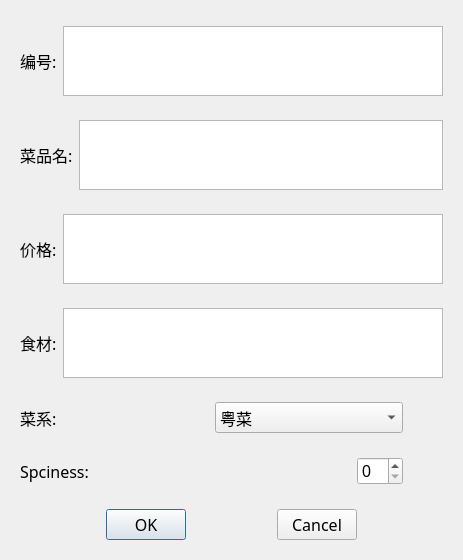
<?xml version="1.0" encoding="UTF-8"?>
<ui version="4.0">
 <class>Modifymenu</class>
 <widget class="QDialog" name="Modifymenu">
  <property name="geometry">
   <rect>
    <x>0</x>
    <y>0</y>
    <width>463</width>
    <height>526</height>
   </rect>
  </property>
  <property name="windowTitle">
   <string>Dialog</string>
  </property>
  <layout class="QVBoxLayout" name="verticalLayout">
   <item>
    <widget class="QWidget" name="widget" native="true"/>
   </item>
   <item>
    <widget class="QWidget" name="widget_2" native="true">
     <layout class="QHBoxLayout" name="horizontalLayout">
      <item>
       <widget class="QLabel" name="label_2">
        <property name="font">
         <font>
          <family>微软雅黑</family>
          <pointsize>12</pointsize>
         </font>
        </property>
        <property name="text">
         <string>编号:</string>
        </property>
       </widget>
      </item>
      <item>
       <widget class="QPlainTextEdit" name="plainTextEdit_2"/>
      </item>
     </layout>
    </widget>
   </item>
   <item>
    <widget class="QWidget" name="widget_3" native="true">
     <layout class="QHBoxLayout" name="horizontalLayout_2">
      <item>
       <widget class="QLabel" name="label_3">
        <property name="font">
         <font>
          <family>微软雅黑</family>
          <pointsize>12</pointsize>
         </font>
        </property>
        <property name="text">
         <string>菜品名:</string>
        </property>
       </widget>
      </item>
      <item>
       <widget class="QPlainTextEdit" name="plainTextEdit"/>
      </item>
     </layout>
    </widget>
   </item>
   <item>
    <widget class="QWidget" name="widget_4" native="true">
     <layout class="QHBoxLayout" name="horizontalLayout_3">
      <item>
       <widget class="QLabel" name="label_4">
        <property name="font">
         <font>
          <family>微软雅黑</family>
          <pointsize>12</pointsize>
         </font>
        </property>
        <property name="text">
         <string>价格:</string>
        </property>
       </widget>
      </item>
      <item>
       <widget class="QPlainTextEdit" name="plainTextEdit_3"/>
      </item>
     </layout>
    </widget>
   </item>
   <item>
    <widget class="QWidget" name="widget_5" native="true">
     <layout class="QHBoxLayout" name="horizontalLayout_4">
      <item>
       <widget class="QLabel" name="label_5">
        <property name="font">
         <font>
          <family>微软雅黑</family>
          <pointsize>12</pointsize>
         </font>
        </property>
        <property name="text">
         <string>食材:</string>
        </property>
       </widget>
      </item>
      <item>
       <widget class="QPlainTextEdit" name="plainTextEdit_4"/>
      </item>
     </layout>
    </widget>
   </item>
   <item>
    <widget class="QWidget" name="widget_6" native="true">
     <layout class="QHBoxLayout" name="horizontalLayout_5">
      <item>
       <widget class="QLabel" name="label_6">
        <property name="font">
         <font>
          <family>微软雅黑</family>
          <pointsize>12</pointsize>
         </font>
        </property>
        <property name="text">
         <string>菜系:</string>
        </property>
       </widget>
      </item>
      <item>
       <widget class="QComboBox" name="comboBox">
        <property name="font">
         <font>
          <family>微软雅黑</family>
          <pointsize>12</pointsize>
         </font>
        </property>
        <item>
         <property name="text">
          <string>粤菜</string>
         </property>
        </item>
        <item>
         <property name="text">
          <string>川菜</string>
         </property>
        </item>
        <item>
         <property name="text">
          <string>闽菜</string>
         </property>
        </item>
        <item>
         <property name="text">
          <string>浙菜</string>
         </property>
        </item>
        <item>
         <property name="text">
          <string>苏菜</string>
         </property>
        </item>
        <item>
         <property name="text">
          <string>鲁菜 </string>
         </property>
        </item>
        <item>
         <property name="text">
          <string>清真</string>
         </property>
        </item>
       </widget>
      </item>
      <item>
       <spacer name="horizontalSpacer_5">
        <property name="orientation">
         <enum>Qt::Horizontal</enum>
        </property>
        <property name="sizeType">
         <enum>QSizePolicy::Fixed</enum>
        </property>
        <property name="sizeHint" stdset="0">
         <size>
          <width>40</width>
          <height>20</height>
         </size>
        </property>
       </spacer>
      </item>
     </layout>
    </widget>
   </item>
   <item>
    <widget class="QWidget" name="widget_7" native="true">
     <layout class="QHBoxLayout" name="horizontalLayout_6">
      <item>
       <widget class="QLabel" name="label_7">
        <property name="font">
         <font>
          <family>微软雅黑</family>
          <pointsize>12</pointsize>
         </font>
        </property>
        <property name="text">
         <string>Spciness:</string>
        </property>
       </widget>
      </item>
      <item>
       <widget class="QSpinBox" name="spinBox">
        <property name="sizePolicy">
         <sizepolicy hsizetype="Fixed" vsizetype="Fixed">
          <horstretch>0</horstretch>
          <verstretch>0</verstretch>
         </sizepolicy>
        </property>
        <property name="font">
         <font>
          <pointsize>12</pointsize>
         </font>
        </property>
       </widget>
      </item>
      <item>
       <spacer name="horizontalSpacer_4">
        <property name="orientation">
         <enum>Qt::Horizontal</enum>
        </property>
        <property name="sizeType">
         <enum>QSizePolicy::Fixed</enum>
        </property>
        <property name="sizeHint" stdset="0">
         <size>
          <width>40</width>
          <height>20</height>
         </size>
        </property>
       </spacer>
      </item>
     </layout>
    </widget>
   </item>
   <item>
    <widget class="QWidget" name="widget_8" native="true">
     <layout class="QHBoxLayout" name="horizontalLayout_7">
      <item>
       <spacer name="horizontalSpacer_2">
        <property name="orientation">
         <enum>Qt::Horizontal</enum>
        </property>
        <property name="sizeHint" stdset="0">
         <size>
          <width>40</width>
          <height>20</height>
         </size>
        </property>
       </spacer>
      </item>
      <item>
       <widget class="QPushButton" name="pushButton">
        <property name="font">
         <font>
          <family>微软雅黑</family>
          <pointsize>12</pointsize>
         </font>
        </property>
        <property name="text">
         <string>OK</string>
        </property>
       </widget>
      </item>
      <item>
       <spacer name="horizontalSpacer">
        <property name="orientation">
         <enum>Qt::Horizontal</enum>
        </property>
        <property name="sizeHint" stdset="0">
         <size>
          <width>40</width>
          <height>20</height>
         </size>
        </property>
       </spacer>
      </item>
      <item>
       <widget class="QPushButton" name="pushButton_2">
        <property name="font">
         <font>
          <family>微软雅黑</family>
          <pointsize>12</pointsize>
         </font>
        </property>
        <property name="text">
         <string>Cancel</string>
        </property>
       </widget>
      </item>
      <item>
       <spacer name="horizontalSpacer_3">
        <property name="orientation">
         <enum>Qt::Horizontal</enum>
        </property>
        <property name="sizeHint" stdset="0">
         <size>
          <width>40</width>
          <height>20</height>
         </size>
        </property>
       </spacer>
      </item>
     </layout>
    </widget>
   </item>
  </layout>
 </widget>
 <resources/>
 <connections/>
</ui>
